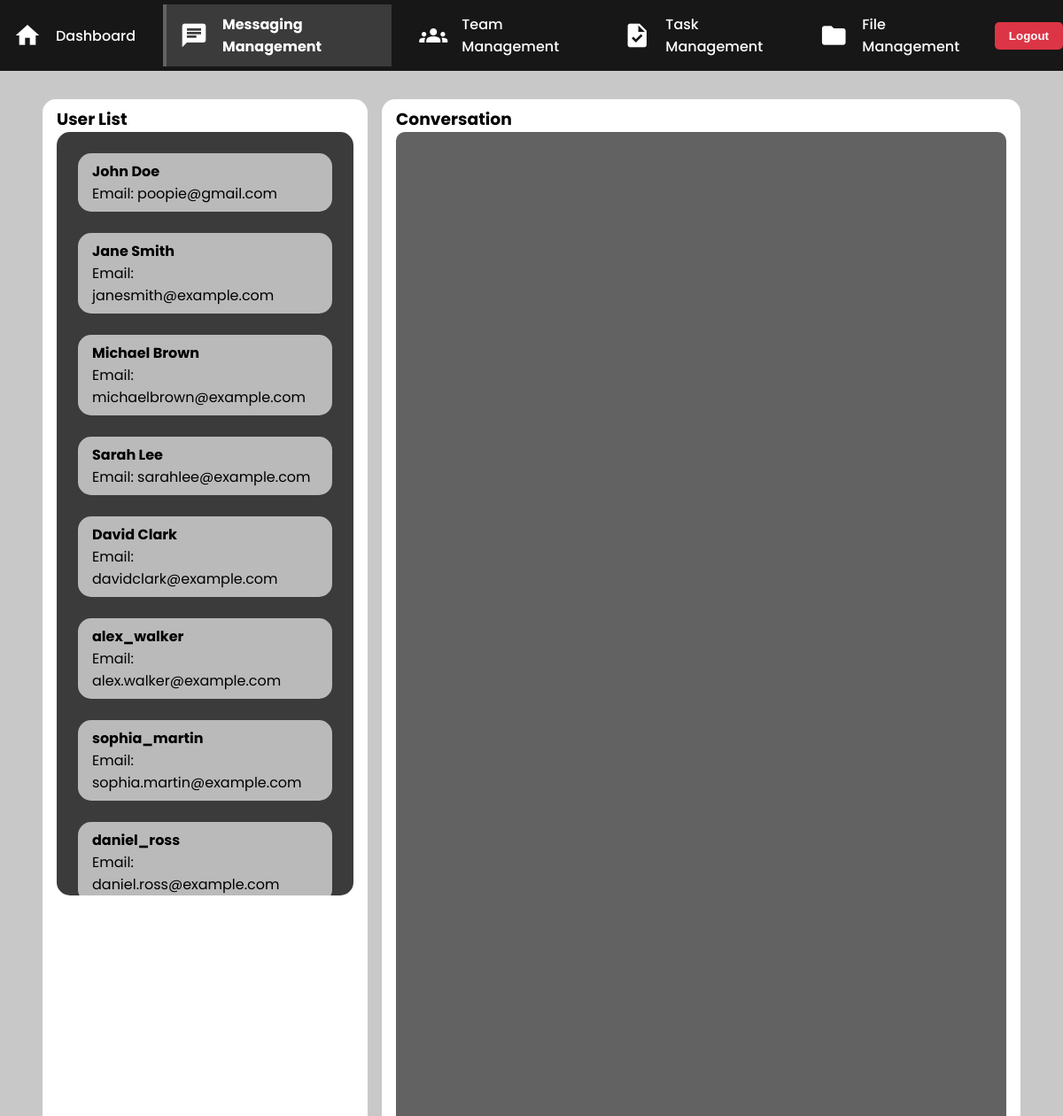
The page /ModeratorPage/MessagingMangement/MessagingManagement.php (signed in, upper part) on the database as committed earlier.
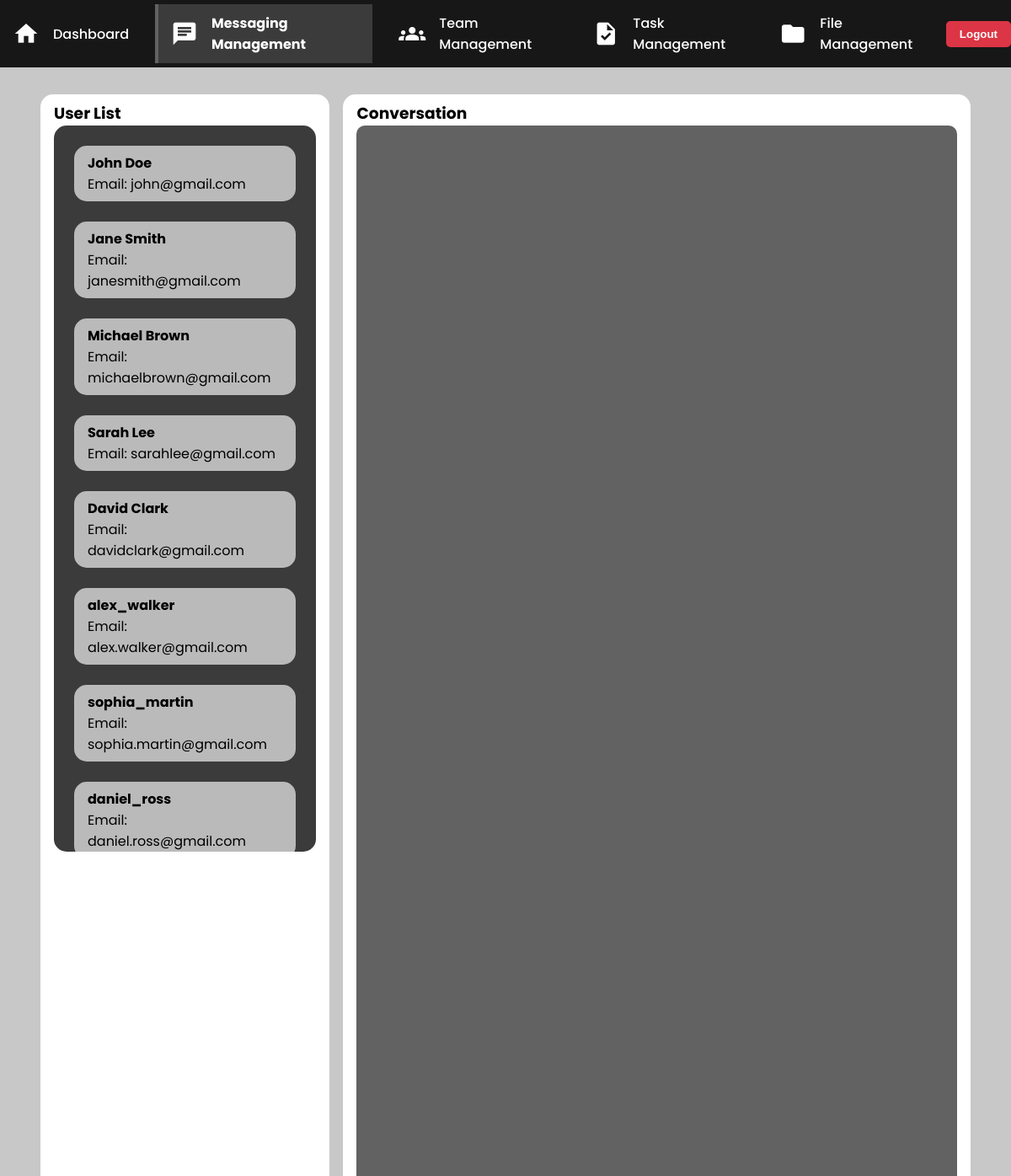
The same page on the database as committed later.
### tables this page shows
CREATE TABLE `users` (
  `id` int(10) UNSIGNED NOT NULL,
  `name` varchar(255) NOT NULL,
  `email` varchar(255) NOT NULL,
  `password` varchar(255) NOT NULL,
  `created_at` timestamp NOT NULL DEFAULT current_timestamp(),
  `usertype` tinyint(1) DEFAULT 0,
  `last_login` timestamp NOT NULL DEFAULT current_timestamp(),
  `auth_token` varchar(255) DEFAULT NULL,
  `token_expires` datetime DEFAULT NULL,
  `UserStatus` enum('Active','Inactive','Suspended') NOT NULL DEFAULT 'Active',
  `suspension_end` datetime DEFAULT NULL,
  `suspension_reason` text DEFAULT NULL
);

### ModeratorPage/MessagingMangement/MessagingManagement.php (the view, shortened to what this page needs)
<?php include $_SERVER['DOCUMENT_ROOT'] . "/RWD_assignment/FocusFlow/RegisterLayout/conn.php"; ?>
<!DOCTYPE html>
<html lang="en">
<head>
    <link rel="stylesheet" href="../Mod.css">
</head>
<body>
    <?php include "../ModSidebar.php"; ?>
    <main class="DASH__MAIN">
        <div class="WIDGET__CONTAINER four">
            <div class="WIDGET msg_one flex-col">
                <div class="flex-row" style="justify-content: space-between;">
                    <h3>User List</h3>
                </div>
                <div class="USER__LIST">
                    <?php
                    $sql = "SELECT id, name, email FROM users";
                    $result = $_conn->query($sql);
                    if ($result->num_rows > 0) {
                        while ($row = $result->fetch_assoc()) {
                            echo "<div class='USER__LI' data-user-id='" . $row['id'] . "' onclick='showReceiverDropdown(" . $row['id'] . ")'>";
                            echo "<h4>" . htmlspecialchars($row['name']) . "</h4>";
                            echo "<p>Email: " . htmlspecialchars($row['email']) . "</p>";
                            echo "</div>";
                        }
                    } else {
                        echo "<p>No users found.</p>";
                    }
                    ?>
                </div>
            </div>
            <div class="WIDGET msg_two">
                <h3>Conversation</h3>
                <div class="CHAT__CONTAINER">
                    <div id="chatBox"></div>
                </div>
            </div>
        </div>
    </main>
</body>
</html>

Rows that differ between the two databases and show on the page:
changed users "John Doe": email "poopie@gmail.com" → "john@gmail.com"
changed users "Jane Smith": email "janesmith@example.com" → "janesmith@gmail.com"
changed users "Michael Brown": email "michaelbrown@example.com" → "michaelbrown@gmail.com"
changed users "Sarah Lee": email "sarahlee@example.com" → "sarahlee@gmail.com"
changed users "David Clark": email "davidclark@example.com" → "davidclark@gmail.com"
changed users "alex_walker": email "alex.walker@example.com" → "alex.walker@gmail.com"
changed users "sophia_martin": email "sophia.martin@example.com" → "sophia.martin@gmail.com"
changed users "daniel_ross": email "daniel.ross@example.com" → "daniel.ross@gmail.com"
